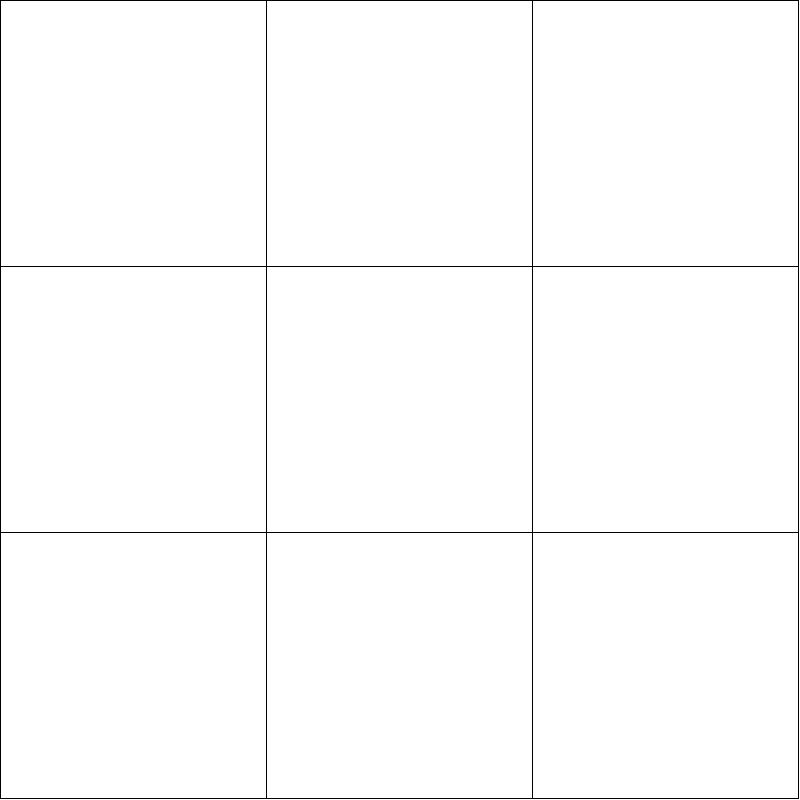
Frame 1 (no input)
Frame 60 (the mouse pressed at the canvas centre just before this capture): identical to frame 1, image omitted
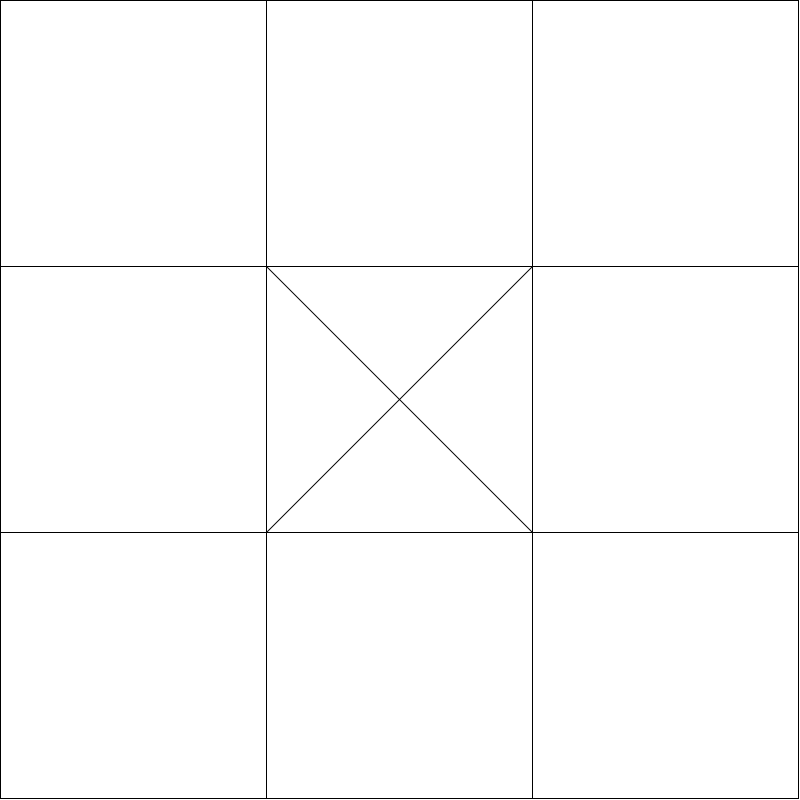
Frame 120 (the mouse held since frame 60 and released just before this capture)

The Processing sketch that drew these frames (run headless with seeded random() and noise(); from frame 60 on, the mouse is pressed at the canvas centre):

// Processing sketch: tresEnratlla
// ── tresEnratlla.pde
Casella[][] t;
String txt;

boolean guanya = false;
int numTirades = 0;
int pantalla = 0;

void setup(){
  size(800,800);
  creaTauler();
}

void draw(){
  
  if(pantalla == 0){
    background(255);
    dibuixaTauler();
    if(!guanya && numTirades<9){
      if(guanyaFiles() || guanyaCols() || guanyaDiagonal1() || guanyaDiagonal2()){
        guanya = true;
      }
    }
    if(numTirades==9 && !guanya){
      txt = "END. TABLAS";
      pantalla = 1;
    }
    else if(guanya) {
      int jugador = (numTirades +1) %2 + 1;
      txt = "GUANYA "+jugador;
      pantalla = 1;
    }
  }
  else if(pantalla==1){
    background(255, 0, 0);
    fill(0); textAlign(CENTER); textSize(48);
    text(txt, width/2, height/2);
  }
}

void mousePressed(){
  escoltaTauler();
}

// ── Casella.pde

class Casella {
 
  int fila, columna;
  int valor; // 0, 1, 2
  
  int x, y, w;
  
  Casella(int f, int c, int x, int y, int w){
    this.fila = f;
    this.columna = c;
    this.valor = 0;
    this.x = x;
    this.y = y;
    this.w = w;
  }
  
  void setValor(int v){
    this.valor = v;
  }
  
  void display(){
    rect(x, y, w, w);
    if(valor==1){
      line(x, y, x+w, y+w);
      line(x, y+w, x+w, y);
    }
    else if(valor==2){
     ellipse(x + w/2, y + w/2, w/2, w/2);
    }
  }
  
  boolean estaDins(float x, float y){
    return (this.x<=x && x<=this.x+w && this.y<=y && y<=this.y+w);
  }
    
}

// ── Tauler.pde
void creaTauler(){
  t = new Casella[3][3];
  for(int f=0; f<t.length; f++){
    for(int c=0; c<t[f].length; c++){
      t[f][c] = new Casella(f, c, (width/3)*c, (height/3)*f, width/3);
    }
  }
}


void dibuixaTauler(){
  for(int f=0; f<t.length; f++){
    for(int c=0; c<t[f].length; c++){
      t[f][c].display();
    }
  }
}

void escoltaTauler(){
  for(int f=0; f<t.length; f++){
    for(int c=0; c<t[f].length; c++){
      if(t[f][c].estaDins(mouseX, mouseY) && t[f][c].valor==0){
        t[f][c].setValor(numTirades%2 + 1);
        numTirades++;
      }
    }
  }
}

boolean guanyaFila(int f){
  return t[f][0].valor==t[f][1].valor && 
         t[f][1].valor==t[f][2].valor && 
         t[f][0].valor!=0;
}

boolean guanyaCol(int c){
  return t[0][c].valor==t[1][c].valor && 
         t[1][c].valor==t[2][c].valor && 
         t[0][c].valor!=0;
}

boolean guanyaDiagonal1(){
  boolean b = true;
  for(int d=0; d<t.length-1; d++){
    b = b && (t[d][d].valor==t[d+1][d+1].valor);
  }
  return b && t[0][0].valor!=0;
}

boolean guanyaDiagonal2(){
  boolean b = true;

  for(int d=0, c= 0, f=t.length-1; d<t.length-1; d++, f--, c++){
    b = b && (t[f][c].valor==t[f-1][c+1].valor);
  }
  return b && t[t.length-1][0].valor!=0;
}

boolean guanyaFiles(){
  boolean b = false;
  for(int f=0; f<t.length; f++){
   b = b || guanyaFila(f);
  }
  return b;
}

boolean guanyaCols(){
  boolean b = false;
  for(int c=0; c<t.length; c++){
   b = b || guanyaCol(c);
  }
  return b;
}
